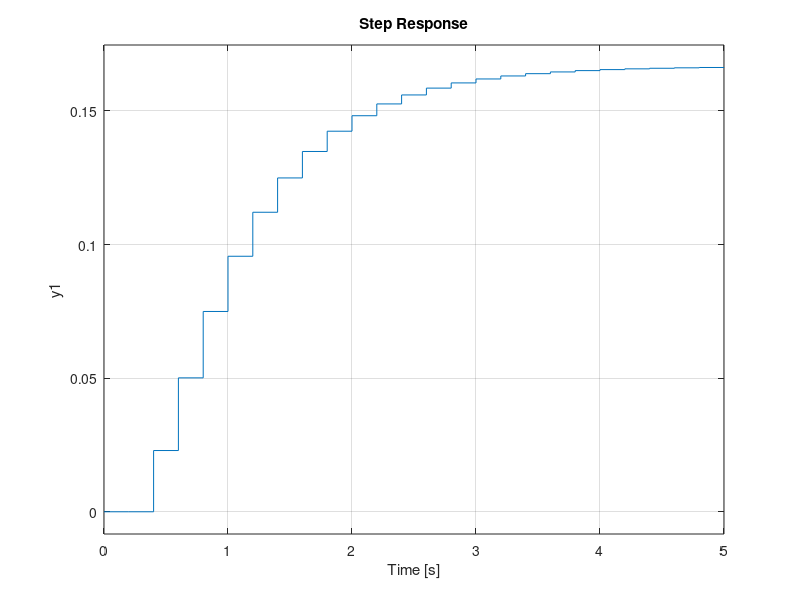
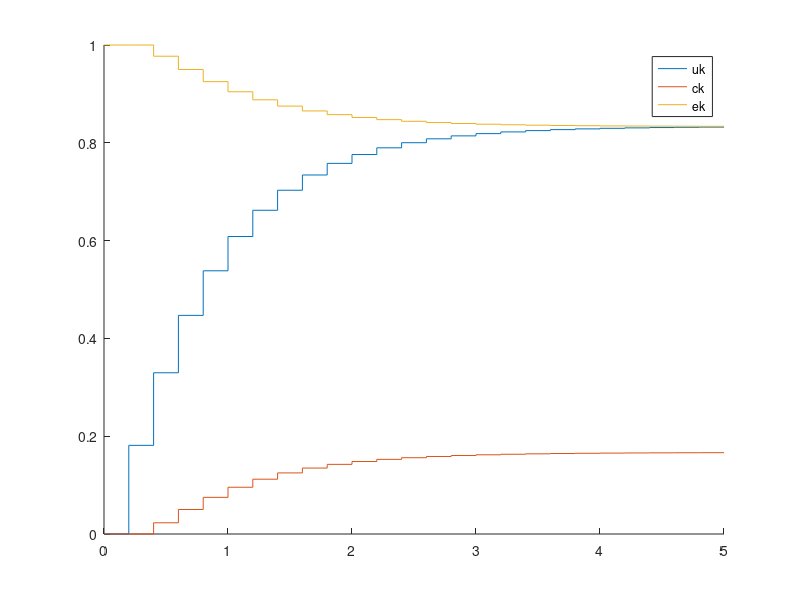

The MATLAB script that drew these images, in order:
close all; clear all; clc;
T = 0.2;

Gs = tf(1,[1 5]);
Gz = c2d(Gs,T);

Cz = tf(0.1813, [1 -0.8187],T);
FTMA = Cz*Gz;
FTMF = feedback(Cz*Gz,1);
step(FTMF);

[n,d] = tfdata(Gz,'v');

Tf = 5;
k = 0:Tf/T;
rk = ones(length(k));

uk(1) = 0;
ck(1) = 0;
ek(1) = rk(1) - ck(1);

for j=2:length(k)
    uk(j) = 0.1813*ek(j-1) + 0.8187*uk(j-1);
    ck(j) = n(2)*uk(j-1) - d(2)*ck(j-1);
    ek(j) = rk(j) - ck(j);
end

figure(2); hold on;
stairs(k*T,uk);
stairs(k*T,ck);
stairs(k*T,ek);
hold off; legend('uk','ck','ek');

% Considerando degrau unitário
[n2,d2] = tfdata(minreal(FTMA),'v'); 
Kp = polyval(n2,1)/polyval(d2,1);
ess = 1/(1+Kp);

fprintf('Kp: %.2f\n', Kp);
fprintf('ess: %.4f\n', ess);
